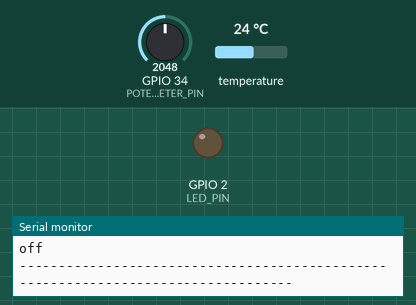
A sketch run on a simulated ESP32. Shown: output pins drawn as LEDs (lit = HIGH), the last lines printed to the serial monitor. The inputs (shaded band) are chosen by the test bench; at power-on: temperature 24 °C, GPIO 34 (POTENTIOMETER_PIN) = 2048. WiFi joins after 1.5 s; servers stay silent unless stated.

Above: at 3.0 s.
3.1 s: temperature set to 15.3 °C
4.6 s: temperature set to 14.4 °C
At 5.4 s:
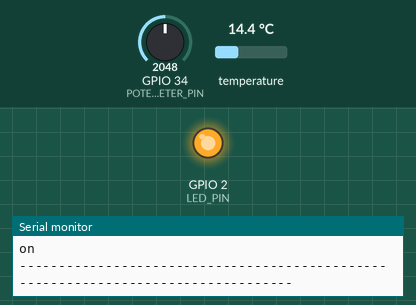
6.2 s: temperature set to 19 °C
At 7.4 s:
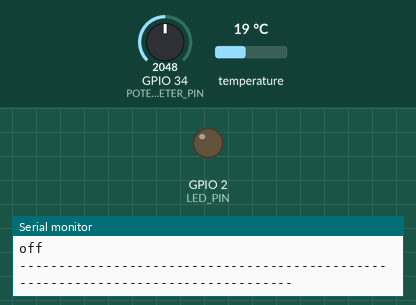
7.7 s: temperature set to 12 °C
At 9.0 s:
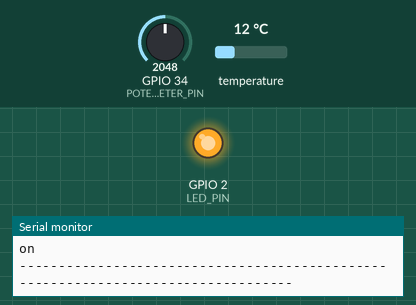
Timing chart, 0 to 10.3 s (numbered marks = the images above; inputs shaded):
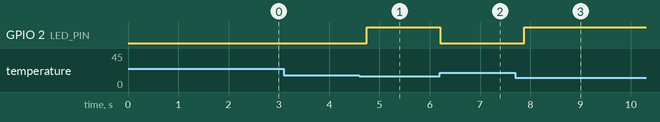

Measured:
- the behaviour switches between 15 and 14.9 °C on temperature (found by bisection; images 0 and 1)
- after the input at 4.6 s, GPIO 2 (LED_PIN): LOW → HIGH after 0.14 s
- after the input at 6.2 s, GPIO 2 (LED_PIN): HIGH → LOW at once
- after the input at 7.7 s, GPIO 2 (LED_PIN): LOW → HIGH after 0.18 s

The sketch:

test_week_5_final.ino
```cpp
#define BLYNK_TEMPLATE_ID "user14"
#define BLYNK_TEMPLATE_NAME "user14@server.wyns.it"

#include <Wire.h>
#include <Adafruit_BMP280.h>
#include <WiFi.h>
#include <WiFiClient.h>
#include <BlynkSimpleEsp32.h>

#define LED_PIN 2
#define POTENTIOMETER_PIN 34

#define BLYNK_PRINT Serial

int sliderValue = 0;
int value = 0;

Adafruit_BMP280 bmp;

char auth[] = "CDGktxsMwQA2yp-_Lv4t7r8gI4HM9KiO";
char ssid[] = "embed";
char pass[] = "weareincontrol";

#define SLIDER_PIN V3

void setup() {
  Serial.begin(115200);
  pinMode(LED_PIN, OUTPUT);

  if (!bmp.begin(0x76)) {
    Serial.println("Could not find BMP280 sensor, check wiring!");
    while (1)
      ;
  }
  delay(10);
  Serial.print("Connecting to ");
  Serial.println(ssid);

  WiFi.begin(ssid, pass);
  int wifi_ctr = 0;
  while (WiFi.status() != WL_CONNECTED) {
    delay(500);
    Serial.print(".");
  }

  Serial.println("WiFi connected");

  Blynk.begin(auth, ssid, pass, "server.wyns.it", 8081);
}

void loop() {
  Blynk.run();

  float bmpTemperature = bmp.readTemperature();
  Serial.print("BMP280 Temperature: ");
  Serial.print(bmpTemperature);
  Serial.println(" °C");

  Blynk.virtualWrite(V1, bmpTemperature);

  int potValue = analogRead(POTENTIOMETER_PIN);
  float setpotTemperature = map(potValue, 0, 4095, 0, 30);
  Serial.print("Setpoint Temperature: ");
  Serial.print(setpotTemperature);
  Serial.println(" °C");

  Blynk.virtualWrite(V2, setpotTemperature);

  if (setpotTemperature != value) {
    Blynk.virtualWrite(V3, setpotTemperature);
    sliderValue = setpotTemperature;
  }

  value = setpotTemperature;

  if (sliderValue > bmpTemperature) {
    digitalWrite(LED_PIN, HIGH);
    Serial.println("on");
  } else {
    digitalWrite(LED_PIN, LOW);
    Serial.println("off");
  }
  Serial.println("----------------------------------------------------------------------------------");
  delay(200);
}

BLYNK_WRITE(SLIDER_PIN) {
  sliderValue = param.asInt();
  Serial.print("Slider Value: ");
  Serial.println(sliderValue);
}
```
